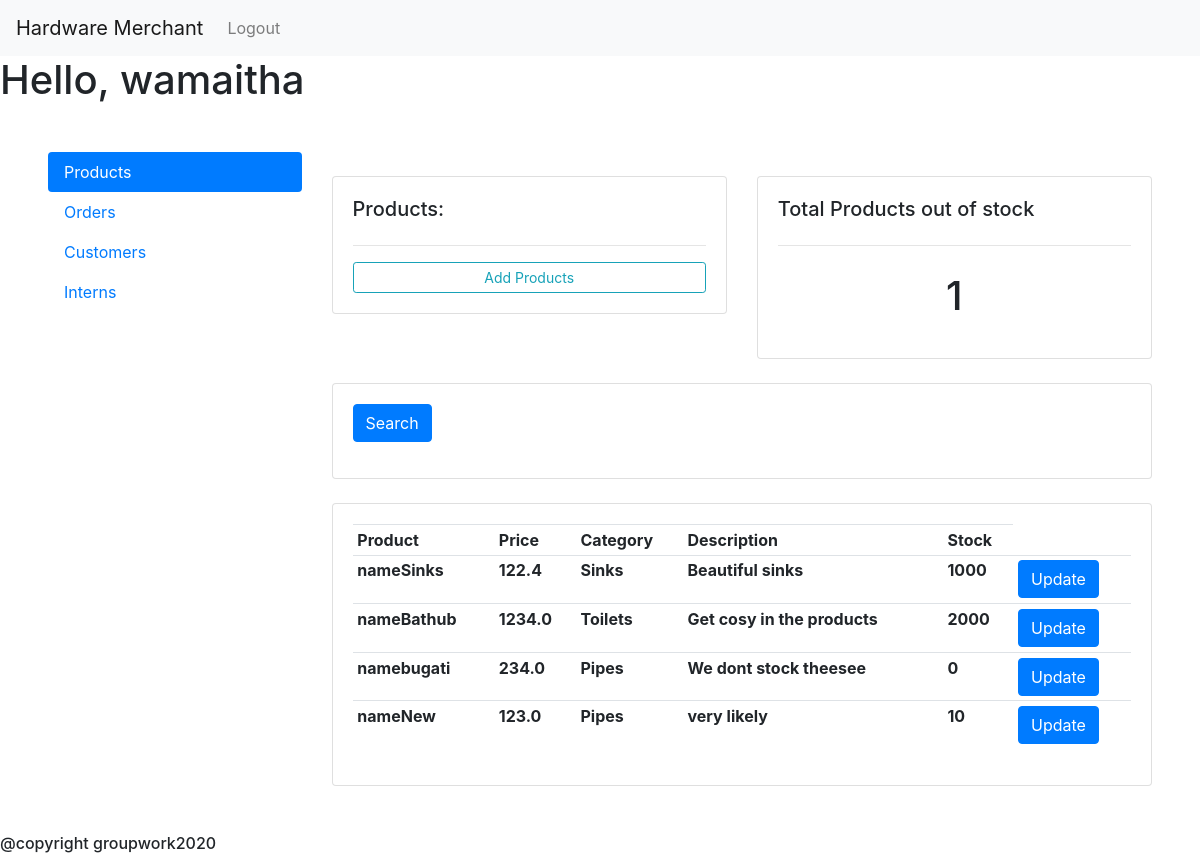
The page /supervisor (signed in) on the database its author committed.
### main/models.py (models this page shows)
class Product(models.Model):
    CATEGORY = (
                    ('Sinks', 'Sinks'),
                    ('Pipes', 'Pipes'),
                    ('Toilets', 'Toilets'),
                )
    name=models.CharField(max_length=200, null=True)
    price=models.FloatField(max_length=200, null=True)
    category=models.CharField(max_length=200, null=True,choices=CATEGORY)
    description=models.CharField(max_length=200, null=True, blank=True)
    date_created=models.DateTimeField(auto_now_add=True,  null=True)
    image_url = models.CharField(max_length=200, null=True,default='https://upload.wikimedia.org/wikipedia/commons/8/89/Portrait_Placeholder.png' )
    stock_number = models.IntegerField(null=True, default=0)
    def __str__(self):
        return self.name

### main/views.py (the view)
# urls.py: path("supervisor", views.supervisor, name='supervisor'),
@login_required(login_url='main:login')
def supervisor(request):
    products = Product.objects.all()
    orders = Order.objects.all()
    customers = Customer.objects.all()
    interns = Intern.objects.all()
    total_customers = customers.count()
    total_orders = orders.count()
    total_interns = interns.count()
    out_of_stock = products.filter(stock_number=0).count()
    pending_orders = orders.filter(status='Pending').count()
    context = {'products': products,
               'orders': orders,
               'customers': customers,
               'interns': interns,
               'total_customers': total_customers,
               'total_orders': total_orders,
               'total_interns': total_interns,
               'pending_orders': pending_orders,
               'out_of_stock': out_of_stock,
               }
    return render(request, 'main/supervisor.html', context)

### main/models.py (called while the page is built)
    def __str__(self):
        return self.name

### main/templates/main/supervisor.html (shortened to what this page needs)
{% extends 'main/base.html' %}
{% block content%}
<div class="" style="margin: 1%; padding: 3%">
<div class="row">
  <div class="col-3">
    <div class="nav flex-column nav-pills" id="v-pills-tab" role="tablist" aria-orientation="vertical">
      <a class="nav-link active" id="v-pills-home-tab" data-toggle="pill" href="#v-pills-home" role="tab" aria-controls="v-pills-home" aria-selected="true">Products</a>
      <a class="nav-link" id="v-pills-profile-tab" data-toggle="pill" href="#v-pills-profile" role="tab" aria-controls="v-pills-profile" aria-selected="false">Orders</a>
      <a class="nav-link" id="v-pills-messages-tab" data-toggle="pill" href="#v-pills-messages" role="tab" aria-controls="v-pills-messages" aria-selected="false">Customers</a>
      <a class="nav-link" id="v-pills-settings-tab" data-toggle="pill" href="#v-pills-settings" role="tab" aria-controls="v-pills-settings" aria-selected="false">Interns</a>
    </div>
  </div>
  <div class="col-9">
    <div class="tab-content" id="v-pills-tabContent">
      <div class="tab-pane fade show active" id="v-pills-home" role="tabpanel" aria-labelledby="v-pills-home-tab">
	<br>
<div class="row">
	<div class="col-md">
		<div class="card card-body">
			<h5>Products:</h5>
			<hr>
			<a class="btn btn-outline-info  btn-sm btn-block" href="{% url 'main:createproduct' %}">Add Products</a>
		</div>
	</div>
	<div class="col-md">
		<div class="card card-body">
			<h5>Total Products out of stock</h5>
			<hr>
			<h1 style="text-align: center;padding: 10px">{{ out_of_stock }}</h1>
		</div>
	</div>
</div>
<br>
<div class="row">
	<div class="col">
		<div class="card card-body">
			<form method="get">
		    <button class="btn btn-primary" type="submit">Search</button>
		  </form>
		</div>
	</div>
</div>
<br>
      <div class="row">
        <div class="col-md">
            <div class="card card-body">
                <table class="table table-sm">
                    <tr>
                        <th>Product</th>
                        <th>Price</th>
                        <th>Category</th>
                        <th>Description</th>
                        <th>Stock</th>
                    </tr>
                      {% for product in products %}
                    <tr>
                        <th>  name{{product.name}}</th>
                        <th>  {{product.price}}</th>
                        <th>  {{product.category}}</th>
                        <th>  {{product.description}}</th>
                        <th> {{product.stock_number}}</th>
                        <th> <a class="btn btn-primary" href="{% url 'main:updateproduct' product.id %}">Update</a></th>
                    </tr>
                    {% endfor %}
                </table>
            </div>
        </div>
    </div>
      </div>
    </div>
  </div>
</div>
</div>
{% endblock %}

### main/templates/main/base.html (shortened to what this page needs)
{% load static %}
<html lang="en">
  <head>
    <link rel="stylesheet" href="https://stackpath.bootstrapcdn.com/bootstrap/4.5.0/css/bootstrap.min.css">
  </head>
  <body>
    <nav class="navbar navbar-expand-lg navbar-light bg-light">
  <a class="navbar-brand" href="#"> Hardware Merchant</a>
  <div class="collapse navbar-collapse" id="navbarNav">
    <ul class="navbar-nav">
      <li class="nav-item">
        <a class="nav-link" href="{% url 'main:logout' %}">Logout</a>
      </li>
    </ul>
  </div>
</nav>
            <h1 class="user">Hello, {{request.user}}</h1>
    {% block content %}
    {% endblock %}
    <h6>@copyright groupwork2020</h6>
  </body>
</html>

### rows shown on the page
Product: name "Sinks", price "122.4", category "Sinks", description "Beautiful sinks", stock_number "1000"
Product: name "Bathub", price "1234.0", category "Toilets", description "Get cosy in the products", stock_number "2000"
Product: name "bugati", price "234.0", category "Pipes", description "We dont stock theesee", stock_number "0"
Product: name "New", price "123.0", category "Pipes", description "very likely", stock_number "10"

### other values the page prints
{{ request.user }} "wamaitha"
{{ out_of_stock }} "1"
